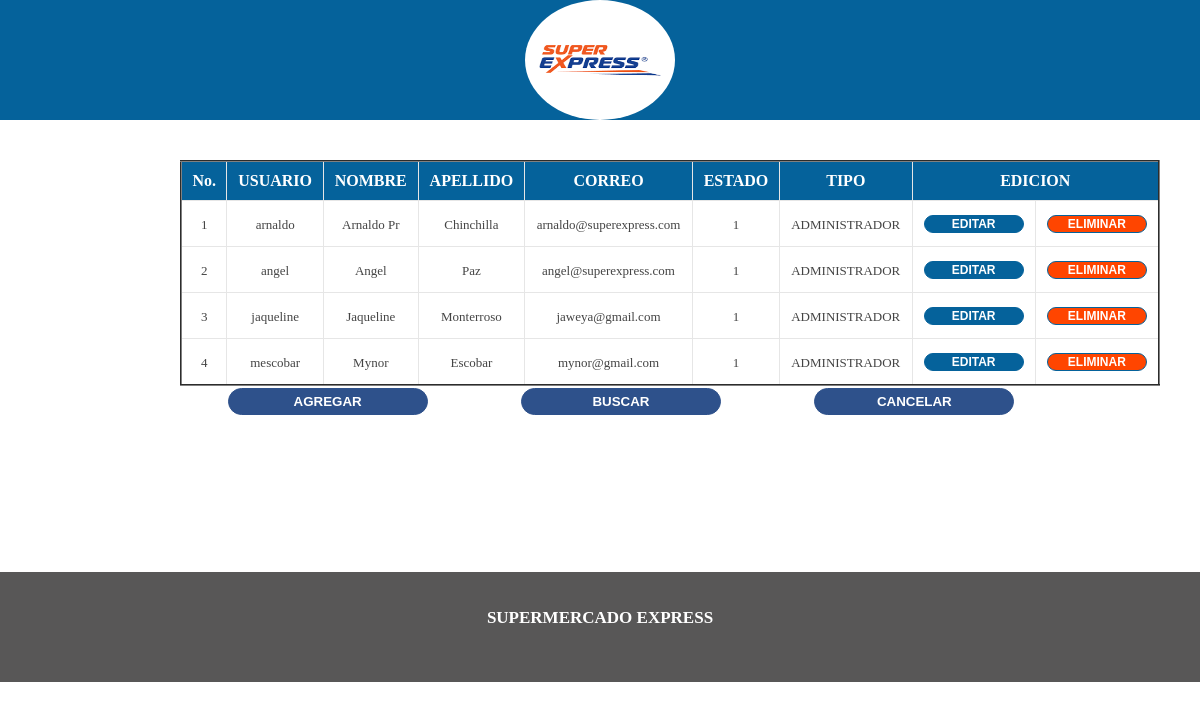
Page /pedidos/conpedidos.php (signed in) on the committed database.
### tables this page shows
CREATE TABLE `usuarios` (
  `id_usuario` int(11) NOT NULL,
  `usuario` varchar(20) NOT NULL,
  `nombre` varchar(60) NOT NULL,
  `apellido` varchar(100) NOT NULL,
  `password` varchar(100) NOT NULL,
  `email` varchar(60) DEFAULT NULL,
  `estado` int(5) NOT NULL,
  `id_tipo` int(11) NOT NULL
);

CREATE TABLE `tipo` (
  `id_tipo` int(11) NOT NULL,
  `ntipo` varchar(20) NOT NULL
);

### pedidos/conpedidos.php (the view, shortened to what this page needs)
<?php include('../encabezado2.php') ?>
<div class="body4">
<?php
include ('../cnn.php');
$consulta="SELECT usuarios.id_usuario, usuarios.usuario, usuarios.nombre, usuarios.apellido, usuarios.email, usuarios.estado, tipo.ntipo FROM usuarios, tipo
 WHERE usuarios.id_tipo=tipo.id_tipo";
$resultado=mysqli_query($conn, $consulta);
echo "<br>";
echo "<table border='2' cellspacing='0'  style='width:100%; border-collapse:collapse;' class='table-container table-rwd'  >";
echo "<tr class='GridViewScrollHeader TH' align='center'>";
echo "<th align='center'>No.</th>";
echo "<th>USUARIO</th>";
echo "<th>NOMBRE</th>";
echo "<th>APELLIDO</th>";
echo "<th>CORREO</th>";
echo "<th>ESTADO</th>";
echo "<th>TIPO</th>";
echo "<th align='center' colspan='2'>EDICION</th>";
echo "</tr>";
$Num=0;
while($columna=mysqli_fetch_array($resultado)){
$Num=$Num+1;
echo "<tr class='GridViewScrollItem'>";
echo "<td align='center'><font size='2'>".$Num."</font></td>
<td align='center'><font size='2'>".$columna['usuario']."</font></td>
<td align='center'><font size='2'>".$columna['nombre']."</font></td>
<td align='center'><font size='2'>".$columna['apellido']."</font></td>
<td align='center'><font size='2'>".$columna['email']."</font></td>
<td align='center'><font size='2'>".$columna['estado']."</font></td>
<td align='center'><font size='2'>".$columna['ntipo']."</font></td>
<td style='height: 25px;' align='center'><a href='actuser.php?codigo=".$columna['id_usuario']."'>
<input type='submit' name='btnupdate' value='EDITAR' class='botonE'></a></td>
<td style='height: 25px;' align='center'><a href='deluser.php?codigo=".$columna['id_usuario']."'>
<input type='submit' name='btnupdate' value='ELIMINAR' class='botonRed'></a></td>";
echo "</tr>";
						}
echo"</table>";
?>
<table width="90%" border="0">
	<tr align="center">
		<form>
			<td>
				<a href="ingusuario.php"><input type="button" name="btnPais" value="AGREGAR" class="botonA"></a>
			</td>
            <td>
                <a href="busuario.php"><input type="button" name="btnPais" value="BUSCAR" class="botonA"></a>
            </td>
		<td>
			<a href="../config.php"><input type="button" name="btnRetornar" value="CANCELAR" class="botonA"></a>
		</td>
		</form>
	</tr>
</table>
</div>
<?php include('../pie_pagina.php') ?>

### styles/main.css (style rules this page uses)
* { margin: 0; padding: 0; }
.botonA { border: 1px solid #2e518b; padding: 5px; background-color: #2e518b; color: #ffffff; text-decoration: none; text-transform: uppercase; font-family: 'Helvetica', sans-serif; font-weight: bolder; border-radius: 50px; width: 200px; }
.botonE { border: 1px solid #05629b; padding: 1px; background-color: #05629b; color: #ffffff; text-decoration: none; text-transform: uppercase; font-family: 'Helvetica', sans-serif; font-weight: bolder; font-size: 12px; border-radius: 50px; width: 100px; }
.table-container { overflow-x: auto; overflow-y: auto; }
.table-rwd { min-width: 500px; }
.GridViewScrollHeader TH, .GridViewScrollHeader TD { padding: 10px; font-weight: normal; white-space: nowrap; border-right: 1px solid #e6e6e6; border-bottom: 1px solid #e6e6e6; background-color: #05629b; color: #ffff; font-weight: bolder; text-align: center; vertical-align: bottom; }
.GridViewScrollItem TD { padding: 10px; white-space: nowrap; border-right: 1px solid #e6e6e6; border-bottom: 1px solid #e6e6e6; background-color: #FFFFFF; color: #444444; }

### pedidos/conpedidos.php (style rules this page uses)
.body4 { margin: 0 auto; margin-top: 22px; margin-left: 15%; margin-bottom: 70px; width: 980px; height: 350px; background-color: #fff; ; display: inline-block; }
.table-container { overflow-x: auto; overflow-y: auto; }
.table-rwd { min-width: 900px; }
.botonE { border: 1px solid #05629b; padding: 1px; background-color: #05629b; color: #ffffff; text-decoration: none; text-transform: uppercase; font-family: 'Helvetica', sans-serif; font-weight: bolder; font-size: 12px; border-radius: 50px; width: 100px; }
.botonRed { border: 1px solid #05629b; padding: 1px; background-color: #FF4500; color: #ffffff; text-decoration: none; text-transform: uppercase; font-family: 'Helvetica', sans-serif; font-weight: bolder; font-size: 12px; border-radius: 50px; width: 100px; }

### rows in the picture
usuarios: usuario "arnaldo", nombre "Arnaldo Pr", apellido "Chinchilla", email "arnaldo@superexpress.com", estado "1", id_tipo.ntipo "ADMINISTRADOR"
usuarios: usuario "angel", nombre "Angel", apellido "Paz", email "angel@superexpress.com", estado "1", id_tipo.ntipo "ADMINISTRADOR"
usuarios: usuario "jaqueline", nombre "Jaqueline", apellido "Monterroso", email "jaweya@gmail.com", estado "1", id_tipo.ntipo "ADMINISTRADOR"
usuarios: usuario "mescobar", nombre "Mynor", apellido "Escobar", email "mynor@gmail.com", estado "1", id_tipo.ntipo "ADMINISTRADOR"
